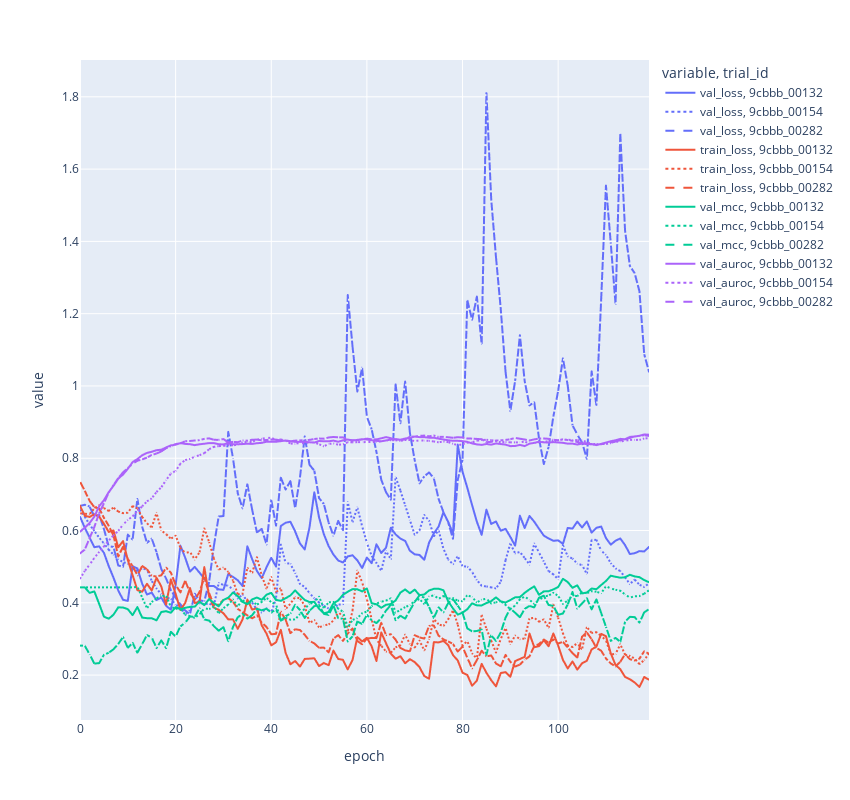

Source (notebook cell):
### Markdown cell above
## Ordenar analizar los resultados
Aca se va a elegir que trials plotear. Por ejemplo, lo que tengan el mejor MCC o el que tenga, las distintas metricas, etc.

### Code cell
# Aca me quedo con los 5 mejores trials en base al auroc de validacion
best_5_id_auroc = result_df.sort_values("val_auroc",ascending=False).head(3).index
top_5_results = training_data_experiment(experiment_path,best_5_id_auroc,["val_loss","train_loss","val_mcc","val_auroc"],windows_size=8)
fig = plot_training_curve_single_model(top_5_results)
fig
